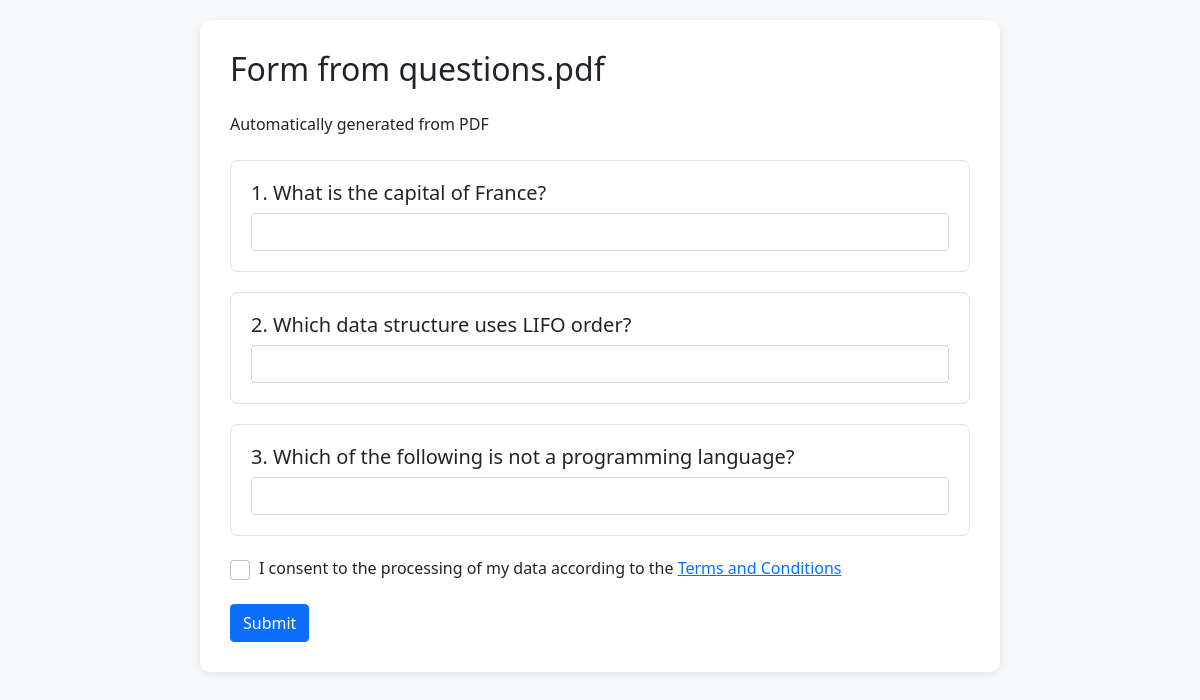
Page /form/1/embed on the committed database.
### app.py (models this page shows, shortened)
class Form(db.Model):
    id = db.Column(db.Integer, primary_key=True)
    title = db.Column(db.String(200), nullable=False)
    description = db.Column(db.Text)
    created_at = db.Column(db.DateTime, default=datetime.utcnow)
    user_id = db.Column(db.Integer, db.ForeignKey('user.id', name='fk_form_user'), nullable=False)
    company_id = db.Column(db.Integer, db.ForeignKey('company.id', name='fk_form_company'), nullable=True)
    questions = db.relationship('Question', backref='form', lazy=True, cascade='all, delete-orphan')
    responses = db.relationship('Response', backref='form', lazy=True, cascade='all, delete-orphan')
    is_closed = db.Column(db.Boolean, default=False)  # New field to track if the form is closed/expired
    requires_consent = db.Column(db.Boolean, default=True)  # Require privacy policy and terms consent
    is_quiz = db.Column(db.Boolean, default=False)  # Is this form a quiz?
    passing_score = db.Column(db.Integer, default=0)  # Passing score percentage
    show_score = db.Column(db.Boolean, default=True)  # Whether to show score to respondents

class Question(db.Model):
    id = db.Column(db.Integer, primary_key=True)
    form_id = db.Column(db.Integer, db.ForeignKey('form.id'), nullable=False)
    question_text = db.Column(db.String(500), nullable=False)
    question_type = db.Column(db.String(20), nullable=False)  # text, multiple_choice, checkbox
    options = db.Column(db.Text)  # JSON string for multiple choice/checkbox options
    required = db.Column(db.Boolean, default=False)
    order = db.Column(db.Integer, nullable=False)
    is_quiz_question = db.Column(db.Boolean, default=False)
    correct_answer = db.Column(db.Text, nullable=True)  # JSON string for correct answers
    points = db.Column(db.Integer, default=0)  # Points for correct answer
    feedback = db.Column(db.Text, nullable=True)  # Feedback for the question
    subquestions = relationship('SubQuestion', backref='parent_question', lazy=True,
                               cascade='all, delete-orphan')

### app.py (the view)
@app.route('/form/<int:form_id>/embed')
def embed_form(form_id):
    form = Form.query.get_or_404(form_id)
    subquestions = SubQuestion.query.join(Question).filter(Question.form_id == form_id).all()
    for question in form.questions:
        if question.question_type in ['radio', 'multiple_choice']:
            try:
                question.nested_options = json.loads(question.options or '[]')
                if question.nested_options and isinstance(question.nested_options[0], str):
                    question.nested_options = [{"text": opt, "subquestions": []} for opt in question.nested_options]
            except (json.JSONDecodeError, TypeError, IndexError):
                try:
                    raw_options = question.get_options()
                    question.nested_options = [
                        {"text": opt, "subquestions": []}
                        for opt in raw_options if opt
                    ]
                except Exception:
                    question.nested_options = []
    form.questions.sort(key=lambda q: q.order)
    is_embedded = request.args.get('embedded') == 'true'
    return render_template('embed_form.html', form=form, subquestions=subquestions,
                          is_embedded=is_embedded, is_closed=form.is_closed)

### app.py (called while the page is built)
@app.context_processor
def inject_now():
    return {'now': datetime.now()}

@app.context_processor
def inject_csrf_token():
    return {'csrf_token': lambda: 'dummy_token'}

### templates/embed_form.html (shortened to what this page needs)
<!DOCTYPE html>
<html lang="en">
<head>
    <link href="https://cdn.jsdelivr.net/npm/bootstrap@5.1.3/dist/css/bootstrap.min.css" rel="stylesheet">
    <link rel="stylesheet" href="https://cdn.jsdelivr.net/npm/bootstrap-icons@1.8.1/font/bootstrap-icons.css">
</head>
<body>
    <div class="form-container">
        <h2 class="mb-4">{{ form.title }}</h2>
        {% if form.description %}
        <p class="mb-4">{{ form.description }}</p>
        {% endif %}
        <form id="embeddedForm" method="POST" action="{{ url_for('submit_form', form_id=form.id) }}">
            {% for question in form.questions %}
            <div class="question-card">
                <h5>
                    {{ question.question_text }}
                </h5>
                {% if question.question_type == 'text' %}
                <input type="text" name="answer_{{ question.id }}" class="form-control" {% if question.is_required %}required{% endif %}>
                {% elif question.question_type == 'textarea' %}
                <textarea name="answer_{{ question.id }}" class="form-control" rows="3" {% if question.is_required %}required{% endif %}></textarea>
                {% elif question.question_type == 'date' %}
                <input type="date" name="answer_{{ question.id }}" class="form-control" {% if question.is_required %}required{% endif %}>
                {% elif question.question_type == 'datetime-local' %}
                <input type="datetime-local" name="answer_{{ question.id }}" class="form-control" {% if question.is_required %}required{% endif %}>
                {% endif %}
            </div>
            {% endfor %}
            <div class="form-check mb-3">
                <input type="checkbox" class="form-check-input" id="privacy_consent" name="privacy_consent" required>
                <label class="form-check-label" for="privacy_consent">
                    I consent to the processing of my data according to the <a href="{{ url_for('terms_and_conditions', form_id=form.id) }}" target="_blank">Terms and Conditions</a>
                </label>
            </div>
            <button type="submit" class="btn btn-primary">Submit</button>
        </form>
    </div>
</body>
</html>

### templates/embed_form.html (style rules this page uses)
body { padding: 20px; background-color: #f8f9fa; }
.form-container { max-width: 800px; margin: 0 auto; background-color: white; padding: 30px; border-radius: 10px; box-shadow: 0 2px 10px rgba(0,0,0,0.1); }
.question-card { margin-bottom: 20px; padding: 20px; border: 1px solid #dee2e6; border-radius: 8px; }
label { font-weight: 500; margin-bottom: 8px; }
.form-check-input { width: 20px; height: 20px; margin-top: 0.25em; }
.form-check-label { padding-left: 5px; }

### rows in the picture
Form: title "Form from questions.pdf", description "Automatically generated from PDF"
Question: question_text "1. What is the capital of France?"
Question: question_text "2. Which data structure uses LIFO order?"
Question: question_text "3. Which of the following is not a programming language?"
